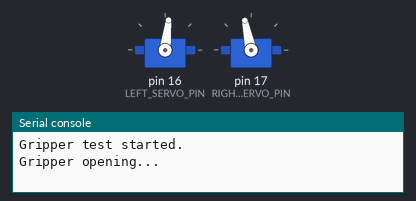
The program below on a simulated MicroPython board. On the bench: 2 × servo, the last lines printed to the serial console. Servo angles are drawn from the pulse width (0.5 ms = 0°, 2.5 ms = 180°).

Above: at 0.05 s.
At 1.2 s:
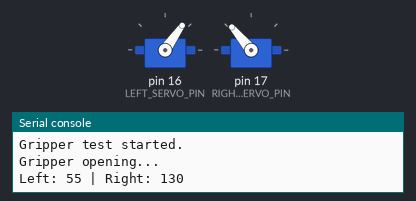
At 2.35 s:
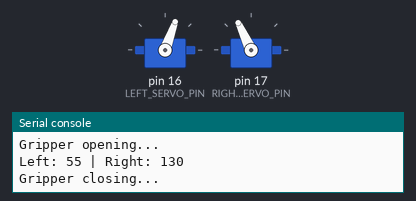
Timing chart, 0 to 5.4 s (numbered marks = the images above):
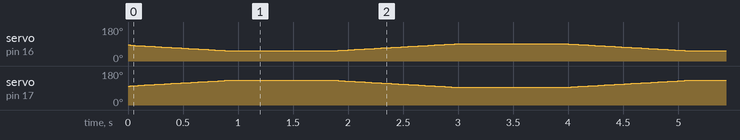

The program:

gripper_test.py
```python
from machine import Pin, PWM
from time import sleep


LEFT_SERVO_PIN = 16
RIGHT_SERVO_PIN = 17

LEFT_MEAN_ANGLE = 85
RIGHT_MEAN_ANGLE = 100

LEFT_INITIAL_ANGLE = 85
RIGHT_INITIAL_ANGLE = 100

# Gripper hareket miktarları
OPEN_OFFSET = 30
CLOSE_OFFSET = 6

SERVO_FREQUENCY = 50
SERVO_MIN_US = 500
SERVO_MAX_US = 2500
SERVO_MAX_ANGLE = 180

MOVE_STEP_DEG = 1
MOVE_STEP_DELAY = 0.03

OPEN_WAIT_TIME = 1.0
CLOSE_WAIT_TIME = 1.0


class ServoController:
    def __init__(
        self,
        pin,
        initial_angle,
        max_angle=180,
        frequency=50,
        min_us=500,
        max_us=2500
    ):
        self.max_angle = max_angle
        self.min_us = min_us
        self.max_us = max_us

        self.pwm = PWM(Pin(pin))
        self.pwm.freq(frequency)

        self.current_angle = initial_angle
        self.set_angle(initial_angle)

    def angle_to_duty_ns(self, angle):
        angle = max(0, min(float(angle), self.max_angle))

        pulse_us = (
            self.min_us
            + (angle / self.max_angle)
            * (self.max_us - self.min_us)
        )

        return int(pulse_us * 1000)

    def set_angle(self, angle):
        angle = max(0, min(float(angle), self.max_angle))

        self.current_angle = angle
        self.pwm.duty_ns(self.angle_to_duty_ns(angle))

    def deinit(self):
        self.pwm.deinit()


class GripperController:
    def __init__(
        self,
        left_pin,
        right_pin,
        left_mean_angle,
        right_mean_angle,
        left_initial_angle,
        right_initial_angle,
        open_offset,
        close_offset
    ):
        self.left_mean_angle = left_mean_angle
        self.right_mean_angle = right_mean_angle

        self.open_offset = open_offset
        self.close_offset = close_offset

        self.left_servo = ServoController(
            pin=left_pin,
            initial_angle=left_initial_angle,
            max_angle=SERVO_MAX_ANGLE,
            frequency=SERVO_FREQUENCY,
            min_us=SERVO_MIN_US,
            max_us=SERVO_MAX_US
        )

        self.right_servo = ServoController(
            pin=right_pin,
            initial_angle=right_initial_angle,
            max_angle=SERVO_MAX_ANGLE,
            frequency=SERVO_FREQUENCY,
            min_us=SERVO_MIN_US,
            max_us=SERVO_MAX_US
        )

    def move_to(self, left_target_angle, right_target_angle):
        left_start = self.left_servo.current_angle
        right_start = self.right_servo.current_angle

        left_difference = left_target_angle - left_start
        right_difference = right_target_angle - right_start

        largest_difference = max(
            abs(left_difference),
            abs(right_difference)
        )

        number_of_steps = max(
            1,
            int(largest_difference / MOVE_STEP_DEG)
        )

        for step in range(1, number_of_steps + 1):
            ratio = step / number_of_steps

            left_angle = left_start + left_difference * ratio
            right_angle = right_start + right_difference * ratio

            self.left_servo.set_angle(left_angle)
            self.right_servo.set_angle(right_angle)

            sleep(MOVE_STEP_DELAY)

        self.left_servo.set_angle(left_target_angle)
        self.right_servo.set_angle(right_target_angle)

        print(
            "Left:",
            round(left_target_angle, 1),
            "| Right:",
            round(right_target_angle, 1)
        )

    def open(self):
        # Sol: mean - open_offset
        # Sağ: mean + open_offset

        left_target = self.left_mean_angle - self.open_offset
        right_target = self.right_mean_angle + self.open_offset

        print("Gripper opening...")
        self.move_to(left_target, right_target)

    def close(self):
        # Sol: mean + close_offset
        # Sağ: mean - close_offset

        left_target = self.left_mean_angle + self.close_offset
        right_target = self.right_mean_angle - self.close_offset

        print("Gripper closing...")
        self.move_to(left_target, right_target)

    def go_to_mean_position(self):
        self.move_to(
            self.left_mean_angle,
            self.right_mean_angle
        )

    def deinit(self):
        self.left_servo.deinit()
        self.right_servo.deinit()


gripper = GripperController(
    left_pin=LEFT_SERVO_PIN,
    right_pin=RIGHT_SERVO_PIN,

    left_mean_angle=LEFT_MEAN_ANGLE,
    right_mean_angle=RIGHT_MEAN_ANGLE,

    left_initial_angle=LEFT_INITIAL_ANGLE,
    right_initial_angle=RIGHT_INITIAL_ANGLE,

    open_offset=OPEN_OFFSET,
    close_offset=CLOSE_OFFSET
)


try:
    print("Gripper test started.")

    while True:
        gripper.open()
        sleep(OPEN_WAIT_TIME)

        gripper.close()
        sleep(CLOSE_WAIT_TIME)

except KeyboardInterrupt:
    print("Gripper test stopped.")

finally:
    gripper.deinit()
```
